Frame 1 (no input): blank canvas, image omitted
Frame 60 (the mouse pressed at the canvas centre just before this capture): blank canvas, image omitted
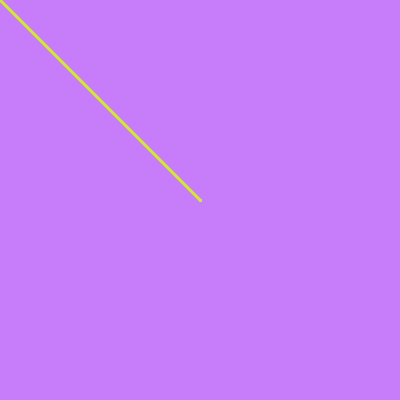
Frame 120 (the mouse held since frame 60 and released just before this capture)

The Processing sketch whose frames 1 and 60 were blank and that drew this single picture after the mouse press (run headless with seeded random() and noise(); from frame 60 on, the mouse is pressed at the canvas centre):

// Processing sketch: ejemplo5
// ── ejemplo5.pde
/*
 VARIABLES
 EJEMPLO 5
 */

void setup() {
  size(400, 400);
  background(#C77CFA);
}

void draw() {

  stroke(#D2E834);
  strokeWeight(3);
  line(pmouseX, pmouseY, mouseX, mouseY);
}

void mousePressed(){

  background(0);
  
}
